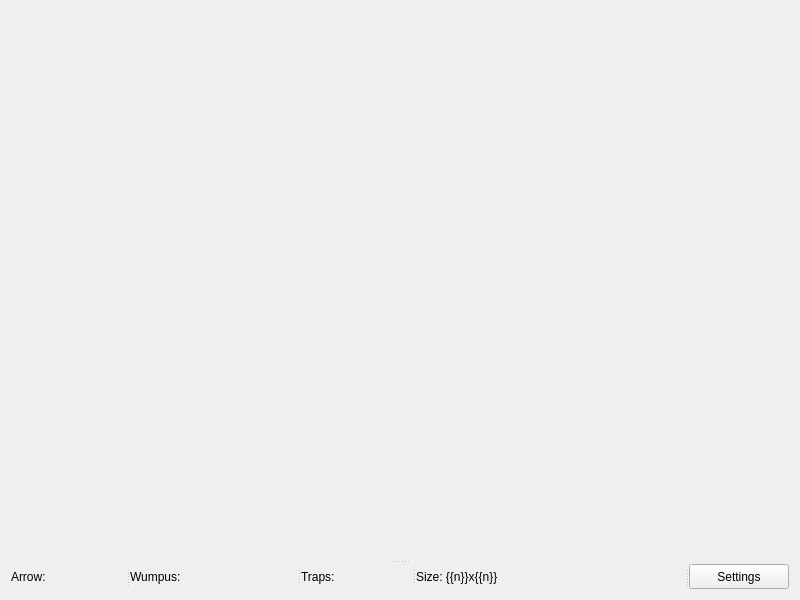
<?xml version="1.0" encoding="UTF-8"?>
<ui version="4.0">
 <class>MainWindow</class>
 <widget class="QWidget" name="MainWindow">
  <property name="geometry">
   <rect>
    <x>0</x>
    <y>0</y>
    <width>800</width>
    <height>600</height>
   </rect>
  </property>
  <property name="windowTitle">
   <string>MainWindow</string>
  </property>
  <layout class="QVBoxLayout" name="verticalLayout">
   <item>
    <layout class="QGridLayout" name="gridLayout_2">
     <item row="0" column="0">
      <widget class="QSplitter" name="splitter_2">
       <property name="orientation">
        <enum>Qt::Vertical</enum>
       </property>
       <widget class="QWidget" name="gridLayoutWidget">
        <layout class="QGridLayout" name="gridLayout"/>
       </widget>
       <widget class="QSplitter" name="splitter">
        <property name="orientation">
         <enum>Qt::Horizontal</enum>
        </property>
        <widget class="QLabel" name="arrowActiveLabel">
         <property name="maximumSize">
          <size>
           <width>16777215</width>
           <height>25</height>
          </size>
         </property>
         <property name="text">
          <string>Arrow:</string>
         </property>
        </widget>
        <widget class="QLabel" name="wumpusLabel">
         <property name="minimumSize">
          <size>
           <width>0</width>
           <height>0</height>
          </size>
         </property>
         <property name="maximumSize">
          <size>
           <width>16777215</width>
           <height>25</height>
          </size>
         </property>
         <property name="text">
          <string>Wumpus:</string>
         </property>
        </widget>
        <widget class="QLabel" name="trapLabel">
         <property name="maximumSize">
          <size>
           <width>16777215</width>
           <height>25</height>
          </size>
         </property>
         <property name="text">
          <string>Traps:</string>
         </property>
        </widget>
        <widget class="QLabel" name="fieldSizeLabel">
         <property name="maximumSize">
          <size>
           <width>16777215</width>
           <height>25</height>
          </size>
         </property>
         <property name="text">
          <string>Size: {{n}}x{{n}}</string>
         </property>
        </widget>
        <widget class="QPushButton" name="settingsBtn">
         <property name="maximumSize">
          <size>
           <width>100</width>
           <height>16777215</height>
          </size>
         </property>
         <property name="text">
          <string>Settings</string>
         </property>
        </widget>
       </widget>
      </widget>
     </item>
    </layout>
   </item>
  </layout>
  <action name="actionNew">
   <property name="text">
    <string>New</string>
   </property>
  </action>
  <action name="actionLoad">
   <property name="text">
    <string>Load</string>
   </property>
  </action>
  <action name="actionSave">
   <property name="text">
    <string>Save</string>
   </property>
  </action>
 </widget>
 <layoutdefault spacing="6" margin="11"/>
 <resources/>
 <connections/>
</ui>
